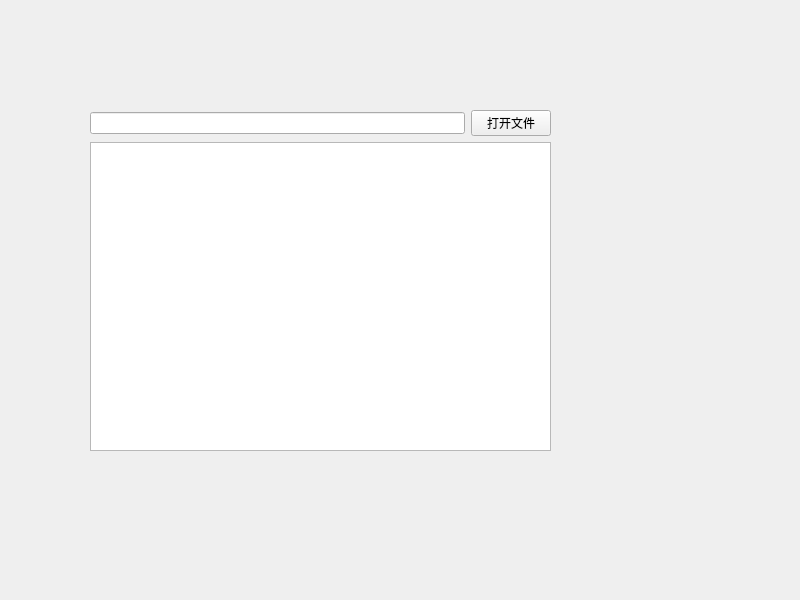
<?xml version="1.0" encoding="UTF-8"?>
<ui version="4.0">
 <class>Widget</class>
 <widget class="QWidget" name="Widget">
  <property name="geometry">
   <rect>
    <x>0</x>
    <y>0</y>
    <width>800</width>
    <height>600</height>
   </rect>
  </property>
  <property name="windowTitle">
   <string>Widget</string>
  </property>
  <widget class="QWidget" name="">
   <property name="geometry">
    <rect>
     <x>90</x>
     <y>110</y>
     <width>461</width>
     <height>341</height>
    </rect>
   </property>
   <layout class="QVBoxLayout" name="verticalLayout">
    <item>
     <layout class="QHBoxLayout" name="horizontalLayout">
      <item>
       <widget class="QLineEdit" name="lineEdit"/>
      </item>
      <item>
       <widget class="QPushButton" name="pushButton">
        <property name="text">
         <string>打开文件</string>
        </property>
       </widget>
      </item>
     </layout>
    </item>
    <item>
     <widget class="QTextEdit" name="textEdit"/>
    </item>
   </layout>
  </widget>
 </widget>
 <resources/>
 <connections/>
</ui>
